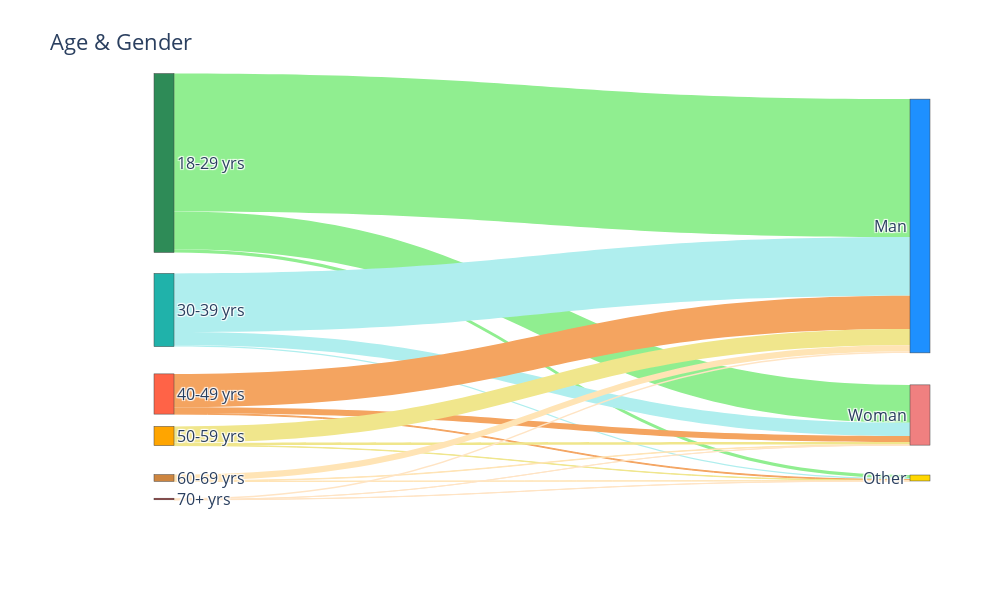
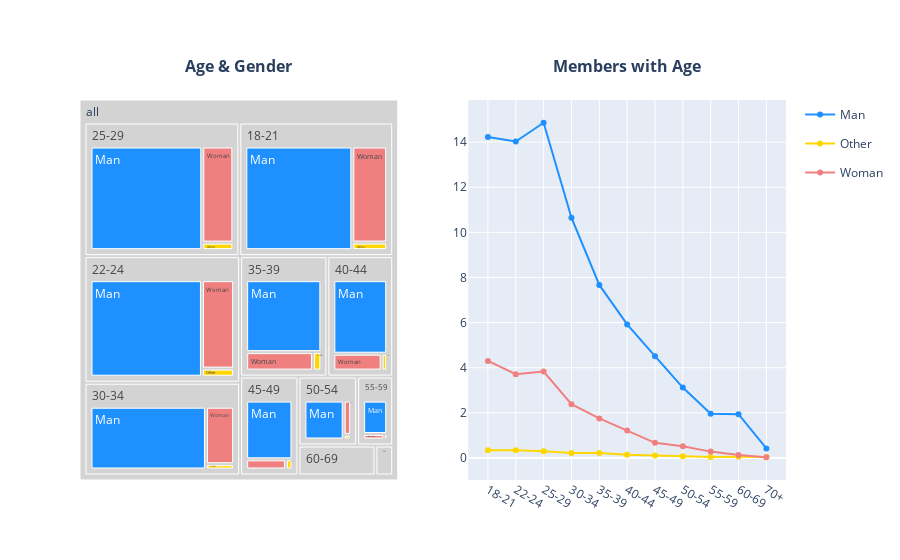
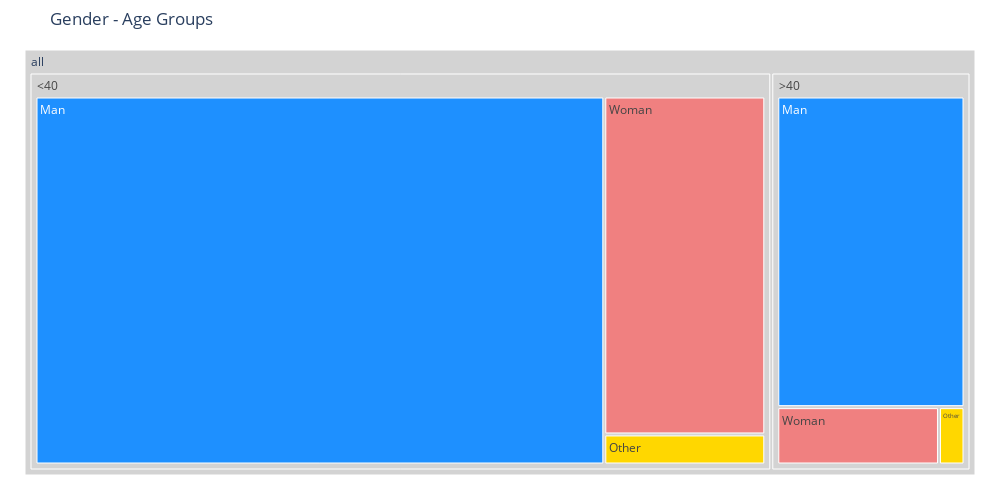

The notebook cell saved with these charts, in order:
### Markdown cell above
### Age and Gender
Let's see what is the age-gender wise distribution. How many men and women are distributed across age groups?

### Code cell
df_ = getAgeGenderPivotDF()
plotAgeGenderSankey(df_)

df_ = getAgeGenderDF()
plotTreeMapLine(df_)

showTreeMap(df_, ['AgeGroup', 'Gender'], 'Count',"Gender - Age Groups", 1000, 500)

### Figure 1 — Plotly figure (JSON) as saved in the notebook; plotly's stock layout.template omitted (floating-point values rounded to 4 significant figures)
{"data": [{"link": {"color": ["lightgreen", "lightgreen", "lightgreen", "paleturquoise", "paleturquoise", "paleturquoise", "sandybrown", "sandybrown", "sandybrown", "khaki", "khaki", "khaki", "moccasin", "moccasin", "moccasin", "bisque", "bisque", "bisque"], "hovertemplate": "%{label}", "label": ["[18-29]yrs-Man", "[18-29]yrs-Woman", "[18-29]yrs-Other", "[30-39]yrs-Man", "[30-39]yrs-Woman", "[30-39]yrs-Other", "[40-49]yrs-Man", "[40-49]yrs-Woman", "[40-49]yrs-Other", "[50-59]yrs-Man", "[50-59]yrs-Woman", "[50-59]yrs-Other", "[60-69]yrs-Man", "[60-69]yrs-Woman", "[60-69]yrs-Other", "[70+]yrs-Man", "[70+]yrs-Woman", "[70+]yrs-Other"], "source": [0, 0, 0, 1, 1, 1, 2, 2, 2, 3, 3, 3, 4, 4, 4, 5, 5, 5, 6, 6, 6], "target": [6, 7, 8, 6, 7, 8, 6, 7, 8, 6, 7, 8, 6, 7, 8, 6, 7, 8], "value": [11198, 3074, 254, 4758, 1073, 114, 2708, 492, 65, 1320, 208, 28, 504, 35, 14, 110, 8, 10]}, "node": {"color": ["seagreen", "lightseagreen", "tomato", "orange", "peru", "brown", "dodgerblue", "lightcoral", "gold"], "hovertemplate": " ", "label": ["18-29 yrs", "30-39 yrs", "40-49 yrs", "50-59 yrs", "60-69 yrs", "70+ yrs", "Man", "Woman", "Other"], "x": [0.1, 0.1, 0.1, 0.1, 0.1, 0.1, 1, 1, 1, 1, 1, 1], "y": [0.15, 0.5, 0.7, 0.8, 0.9, 0.95, 0.3, 0.75, 0.9]}, "type": "sankey"}], "layout": {"font": {"size": 16}, "height": 600, "title": {"text": "Age & Gender"}, "width": 1000}}

### Figure 2 — Plotly figure (JSON) as saved in the notebook; plotly's stock layout.template omitted (floating-point values rounded to 4 significant figures)
{"data": [{"branchvalues": "total", "customdata": [["Man"], ["Woman"], ["Man"], ["Woman"], ["Man"], ["Woman"], ["Man"], ["Other"], ["Other"], ["Other"], ["Other"], ["Woman"], ["Woman"], ["Woman"], ["Other"], ["Woman"], ["Other"], ["Other"], ["Man"], ["Man"], ["Man"], ["Man"], ["Other"], ["Other"], ["Other"], ["Man"], ["Woman"], ["Man"], ["Woman"], ["Man"], ["Woman"], ["Other"], ["Woman"], ["(?)"], ["(?)"], ["(?)"], ["(?)"], ["(?)"], ["(?)"], ["(?)"], ["(?)"], ["(?)"], ["(?)"], ["(?)"], ["(?)"]], "domain": {"x": [0, 0.45], "y": [0, 1]}, "hovertemplate": "labels=%{label}<br>Count=%{value}<br>parent=%{parent}<br>id=%{id}<br>Gender=%{customdata[0]}<extra></extra>", "ids": ["all/18-21/Man", "all/55-59/Woman", "all/30-34/Man", "all/40-44/Woman", "all/45-49/Man", "all/25-29/Woman", "all/60-69/Man", "all/70+/Other", "all/22-24/Other", "all/50-54/Other", "all/35-39/Other", "all/45-49/Woman", "all/30-34/Woman", "all/18-21/Woman", "all/55-59/Other", "all/60-69/Woman", "all/40-44/Other", "all/25-29/Other", "all/70+/Man", "all/50-54/Man", "all/35-39/Man", "all/22-24/Man", "all/45-49/Other", "all/18-21/Other", "all/60-69/Other", "all/55-59/Man", "all/22-24/Woman", "all/40-44/Man", "all/35-39/Woman", "all/25-29/Man", "all/50-54/Woman", "all/30-34/Other", "all/70+/Woman", "all/18-21", "all/22-24", "all/25-29", "all/30-34", "all/35-39", "all/40-44", "all/45-49", "all/50-54", "all/55-59", "all/60-69", "all/70+", "all"], "labels": ["Man", "Woman", "Man", "Woman", "Man", "Woman", "Man", "Other", "Other", "Other", "Other", "Woman", "Woman", "Woman", "Other", "Woman", "Other", "Other", "Man", "Man", "Man", "Man", "Other", "Other", "Other", "Man", "Woman", "Man", "Woman", "Man", "Woman", "Other", "Woman", "18-21", "22-24", "25-29", "30-34", "35-39", "40-44", "45-49", "50-54", "55-59", "60-69", "70+", "all"], "marker": {"colors": ["dodgerblue", "lightcoral", "dodgerblue", "lightcoral", "dodgerblue", "lightcoral", "dodgerblue", "gold", "gold", "gold", "gold", "lightcoral", "lightcoral", "lightcoral", "gold", "lightcoral", "gold", "gold", "dodgerblue", "dodgerblue", "dodgerblue", "dodgerblue", "gold", "gold", "gold", "dodgerblue", "lightcoral", "dodgerblue", "lightcoral", "dodgerblue", "lightcoral", "gold", "lightcoral", "lightgrey", "lightgrey", "lightgrey", "lightgrey", "lightgrey", "lightgrey", "lightgrey", "lightgrey", "lightgrey", "lightgrey", "lightgrey", "lightgrey"]}, "name": "", "parents": ["all/18-21", "all/55-59", "all/30-34", "all/40-44", "all/45-49", "all/25-29", "all/60-69", "all/70+", "all/22-24", "all/50-54", "all/35-39", "all/45-49", "all/30-34", "all/18-21", "all/55-59", "all/60-69", "all/40-44", "all/25-29", "all/70+", "all/50-54", "all/35-39", "all/22-24", "all/45-49", "all/18-21", "all/60-69", "all/55-59", "all/22-24", "all/40-44", "all/35-39", "all/25-29", "all/50-54", "all/30-34", "all/70+", "all", "all", "all", "all", "all", "all", "all", "all", "all", "all", "all", ""], "root": {"color": "lightgrey"}, "type": "treemap", "values": [14.23, 0.28, 10.65, 1.22, 4.51, 3.83, 1.94, 0.04, 0.34, 0.07, 0.22, 0.67, 2.38, 4.3, 0.04, 0.13, 0.14, 0.3, 0.42, 3.12, 7.67, 14.03, 0.11, 0.34, 0.05, 1.96, 3.71, 5.92, 1.75, 14.86, 0.52, 0.22, 0.03, 18.87, 18.08, 18.99, 13.25, 9.64, 7.28, 5.29, 3.71, 2.28, 2.12, 0.49, 100]}, {"legendgroup": "Man", "line": {"color": "dodgerblue", "dash": "solid"}, "marker": {"symbol": "circle"}, "mode": "markers+lines", "name": "Man", "orientation": "v", "showlegend": true, "type": "scatter", "x": ["18-21", "22-24", "25-29", "30-34", "35-39", "40-44", "45-49", "50-54", "55-59", "60-69", "70+"], "xaxis": "x", "y": [14.23, 14.03, 14.86, 10.65, 7.67, 5.92, 4.51, 3.12, 1.96, 1.94, 0.42], "yaxis": "y"}, {"legendgroup": "Other", "line": {"color": "gold", "dash": "solid"}, "marker": {"symbol": "circle"}, "mode": "markers+lines", "name": "Other", "orientation": "v", "showlegend": true, "type": "scatter", "x": ["18-21", "22-24", "25-29", "30-34", "35-39", "40-44", "45-49", "50-54", "55-59", "60-69", "70+"], "xaxis": "x", "y": [0.34, 0.34, 0.3, 0.22, 0.22, 0.14, 0.11, 0.07, 0.04, 0.05, 0.04], "yaxis": "y"}, {"legendgroup": "Woman", "line": {"color": "lightcoral", "dash": "solid"}, "marker": {"symbol": "circle"}, "mode": "markers+lines", "name": "Woman", "orientation": "v", "showlegend": true, "type": "scatter", "x": ["18-21", "22-24", "25-29", "30-34", "35-39", "40-44", "45-49", "50-54", "55-59", "60-69", "70+"], "xaxis": "x", "y": [4.3, 3.71, 3.83, 2.38, 1.75, 1.22, 0.67, 0.52, 0.28, 0.13, 0.03], "yaxis": "y"}], "layout": {"annotations": [{"font": {"size": 16}, "showarrow": false, "text": "<b>Age & Gender<br />&nbsp;<br />", "x": 0.225, "xanchor": "center", "xref": "paper", "y": 1, "yanchor": "bottom", "yref": "paper"}, {"font": {"size": 16}, "showarrow": false, "text": "<b>Members with Age<br />&nbsp;<br />", "x": 0.775, "xanchor": "center", "xref": "paper", "y": 1, "yanchor": "bottom", "yref": "paper"}], "xaxis": {"anchor": "y", "domain": [0.55, 1]}, "yaxis": {"anchor": "x", "domain": [0, 1]}}}

### Figure 3 — Plotly figure (JSON) as saved in the notebook; plotly's stock layout.template omitted (floating-point values rounded to 4 significant figures)
{"data": [{"branchvalues": "total", "customdata": [["Man"], ["Other"], ["(?)"], ["Man"], ["Woman"], ["(?)"], ["Other"], ["Woman"], ["(?)"]], "domain": {"x": [0, 1], "y": [0, 1]}, "hovertemplate": "labels=%{label}<br>Count=%{value}<br>parent=%{parent}<br>id=%{id}<br>Gender=%{customdata[0]}<extra></extra>", "ids": ["all/<40/Man", "all/>40/Other", "all/<40", "all/>40/Man", "all/<40/Woman", "all/>40", "all/<40/Other", "all/>40/Woman", "all"], "labels": ["Man", "Other", "<40", "Man", "Woman", ">40", "Other", "Woman", "all"], "marker": {"colors": ["dodgerblue", "gold", "lightgrey", "dodgerblue", "lightcoral", "lightgrey", "gold", "lightcoral", "lightgrey"]}, "name": "", "parents": ["all/<40", "all/>40", "all", "all/>40", "all/<40", "all", "all/<40", "all/>40", ""], "root": {"color": "lightgrey"}, "type": "treemap", "values": [61.44, 0.45, 78.83, 17.87, 15.97, 21.17, 1.42, 2.85, 100]}], "layout": {"height": 500, "legend": {"tracegroupgap": 0}, "margin": {"b": 25, "l": 25, "r": 25, "t": 50}, "title": {"text": "Gender - Age Groups"}, "width": 1000}}
